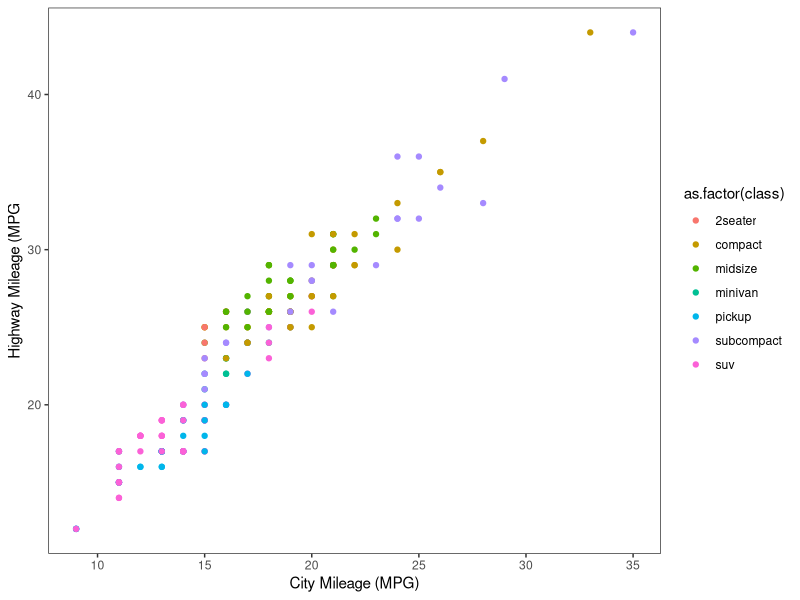
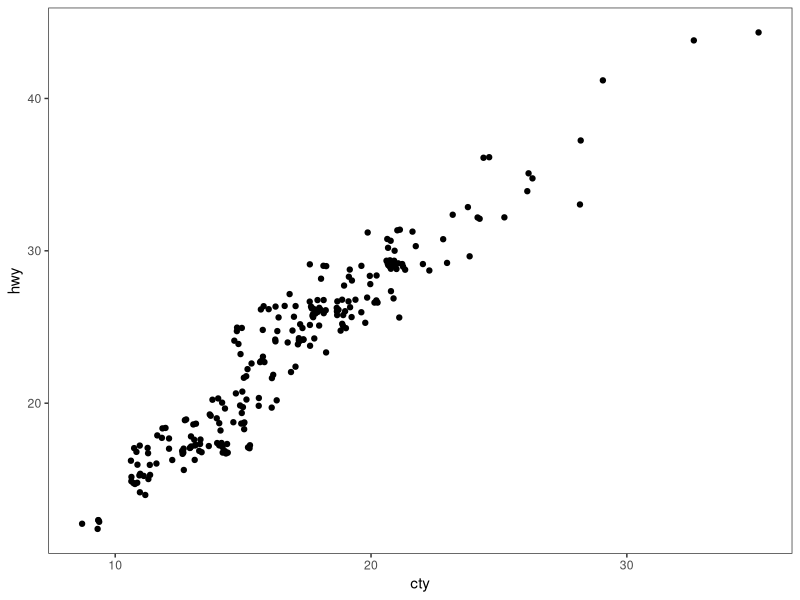
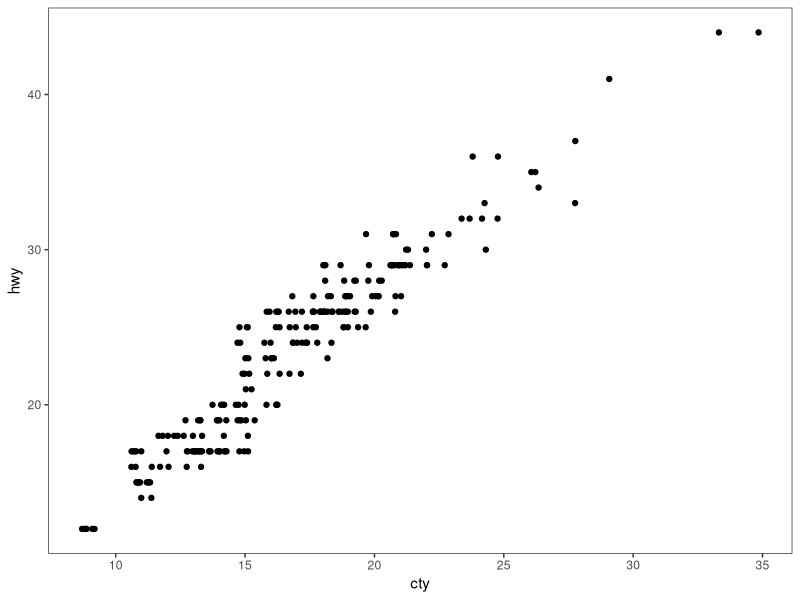
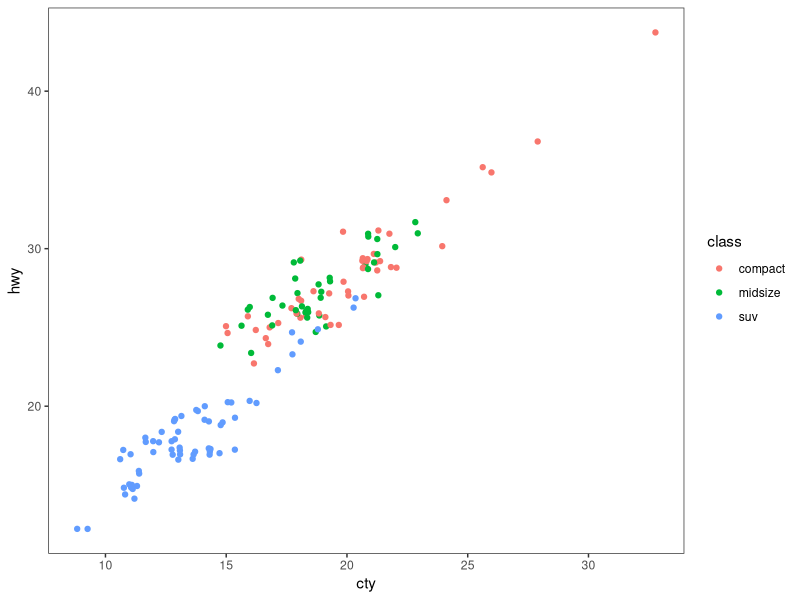
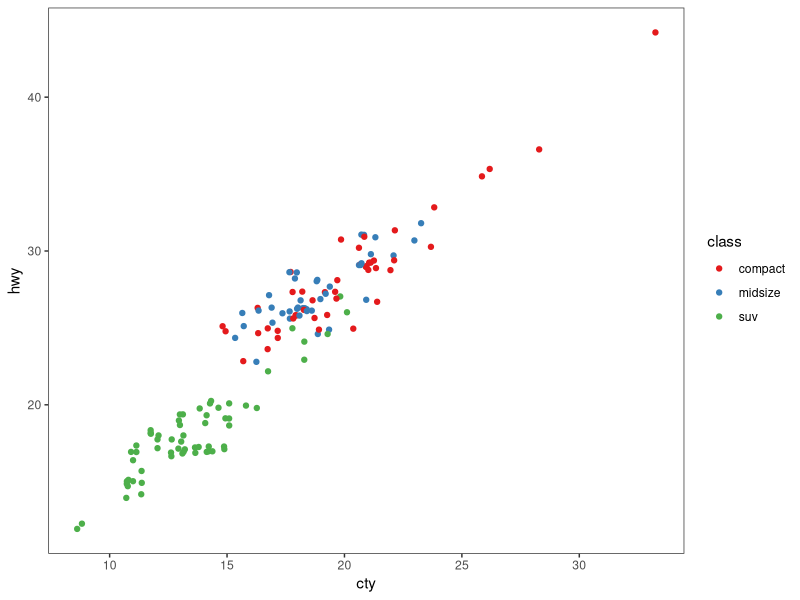
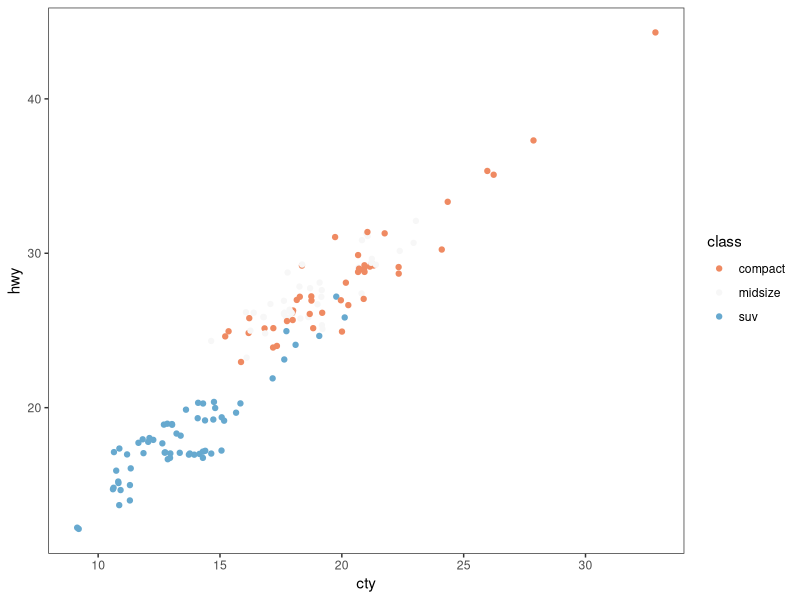
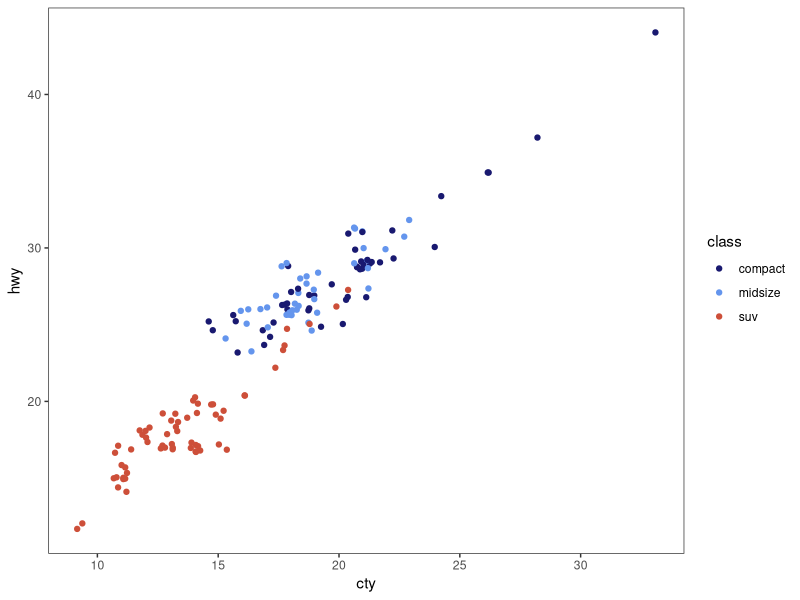
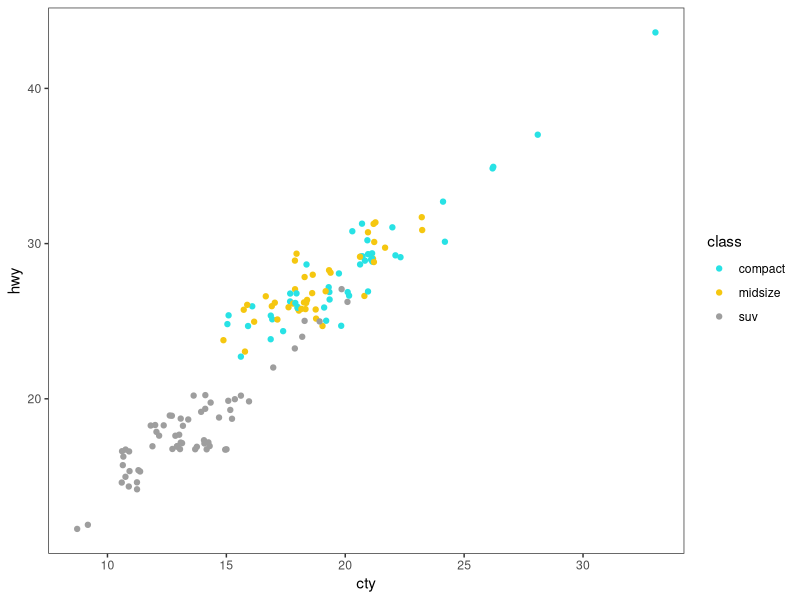

The R source for these figures, in order: (Note: this script raises an error after producing the figures.)
# ---------------------------------------------------------- #
#### MODULE 3: Plot even more data!                       ####               
# ---------------------------------------------------------- #

## OBJECTIVE:
# 1. To develop a "grammar of graphics".
# 2. To become comfortable using ggplot2 for exploratory data visualization.


# ---------------------------------------------------------- #
#### SET UP:                                              ####
# ---------------------------------------------------------- #
# REMINDER: In RStudio, open the Rproject for our course (UNCG_DataWrangling), 
# pull any changes from GitHub, and navigate to the branch you created for 
# yourself (just a single branch for the whole semester) in RStudio's Git tab.
# Open this week's assignment in this new branch to complete and submit on GitHub.
# Ideally, you'll commit your answers a bit at a time as you work through
# this assignment, rather than committing all at once at the end.

# Reminder of some helpful resources for graphing in R:
# ggplot Cookbook: http://www.cookbook-r.com/Graphs/
# Official ggplot2 Book: https://ggplot2-book.org/
# Themes in ggplot2: https://ggplot2-book.org/polishing.html#themes

# In ggplot2, aesthetic means “something you can see”. Each aesthetic is a
# mapping between a visual cue and a variable.
# Examples include:
# position (i.e., on the x and y axes)
# color (“outside” color)
# fill (“inside” color)
# shape (of points)
# line type
# size

# Each type of geometric object (geom) accepts only a subset of all aesthetics.
# Refer to the geom help pages to see what mappings each geom accepts. Aesthetic
# mappings are set with the aes() function.

# TASK: We will be using the ggplot2 package for graphing. Fortunately, ggplot2 
# is nested within the tidyverse package (along with many others).
# Start by writing code to load the tidyverse library.
# HINT: see the end of assignment #1 if you forgot how to load a package.
library(tidyverse)

# TASK: Write code below to set your theme to black and white and both your major
# AND minor gridlines to element_blank for all plots you'll be making today.
# HINT: Check back to last week's assignment section 1.9 for setting themes for
# all plots.
theme_set(theme_bw())
theme_update(panel.grid.major=element_blank(),
             panel.grid.minor=element_blank())

# ---------------------------------------------------------- #
#### 1.0 CORRELATION                                      ####
# ---------------------------------------------------------- #

# We learned how to make correlations last week, but it never hurts to get
# more practice! Let's start by using a data set built into ggplot2.
# The mpg dataset looks at the gas efficiency of different cars. Run the following
# code to load the data:
data(mpg, package = "ggplot2")

# TASK: Create a scatterplot (i.e., a dot plot) to relate city and highway mileage.
# Color the points by the class of car (class column) and label the x and y axis 
# to be more informative (City Mileage (MPG) vs Highway Mileage (MPG)).
# HINT: Refer back to last week's assignment or the ggplot help resources if you 
# forget how to make a scatterplot.
ggplot(data=mpg, aes(x=cty, y=hwy))+
  geom_point(aes(color=as.factor(class)))+
  xlab("City Mileage (MPG)")+
  ylab("Highway Mileage (MPG")

# Looks alright, but the graph may be hiding some information...
# QUESTION: How many data points are in the mpg dataframe?
## there are 234 observations

# QUESTION: Approximately how many dots are in the graph you just made? How does
# that compare to the number of observations in the dataframe?
## around 80, this is much less than the number of observations

# Try another correlation-focused geom that addresses this problem by running
# the following code:
ggplot(data=mpg, aes(x=cty, y=hwy)) + 
  geom_jitter()


# QUESTION: What happened when you created the plot with geom_jitter?
## it looks like it's using all of the observations, it is also a lot more clustered rather than grid like which
## is what geom_point returned

# QUESTION: Run the code to create a plot using geom_jitter a second time. Then run it
# again and again. What happens each time? Why is this happening?
## it's shifting the data points and changing the scales of the x and y axis. it adds variation to the location
## of each point

# TASK: The default in geom_jitter is to jitter (or slightly move) the points away
# from each other in both the x and y directions. Check the help file for geom_jitter
# and write code below to make a graph where you jitter points in only the x-dimension
# by 0.5.
ggplot(data=mpg, aes(x=cty, y=hwy)) + 
  geom_jitter(height=F)

# ---------------------------------------------------------- #
#### 1.1 DETOUR! COLORS, COLORS, COLORS                   ####
# ---------------------------------------------------------- #

# Our world is so colorful, and our graphs can be too! But we want to be mindful
# of our color choices to not only be beautiful, but also informative and accessible.

# TASK: Create a new dataframe that filters our mpg data down to only information
# for car classes compact, midsize, and suv using an %in% statement. Name your 
# new dataframe mpgSubset.
# HINT: Refer back to the Transform assignment if you want help with %in% (or 
# try googling!)
mpgSubset <- mpg %>% 
  filter(mpg$class %in% c("compact", "midsize", "suv"))

# ggplot has lots of nice (and some not so nice) built-in color palettes that we 
# can use to fill our bars with color. Try running the following code:
ggplot(data=mpgSubset, aes(x=cty, y=hwy, color=class)) +
  geom_jitter()

# The code above supplies us with ggplot's default color palette, which I find not
# so pleasing. Let's try to change this!

# We can add a statement specifying the scale of colors we would prefer. One way
# to do this is to use other pre-set palettes from ggplot. Run the code below to 
# ask ggplot to use the color brewer's palette called Set 1.
ggplot(data=mpgSubset, aes(x=cty, y=hwy, color=class)) +
  geom_jitter() +
  scale_color_brewer(palette="Set1")

# Alternatively, we could use the "RdBu" palette:
ggplot(data=mpgSubset, aes(x=cty, y=hwy, color=class)) +
  geom_jitter() +
  scale_color_brewer(palette="RdBu")

# QUESTION: Investigate the color brewer's range of palettes at this website: 
# https://r-graph-gallery.com/38-rcolorbrewers-palettes.html
# What do you notice about the colors chosen from each of the palettes that we
# used above? (i.e., does it use the first three colors in the palette? The last
# three? Some other combination?)
## Set1 used the first three colors
## RdBu used the middle three colors it looks like

# We could also pick out EXACTLY which colors we want for our figure. 
# There are 4 main ways to specify colors in R:
### by name
### by number
### by Hex code
### with the rgb() function

# By Name: R allows you to call more than 600 colors by name! Run the following
# code to see a list:
colors()

# We can put in the colors we chose for each variable by adding the 
# scale_color_manual() function to our plot. Try it out by running the following
# code:
ggplot(data=mpgSubset, aes(x=cty, y=hwy, color=class)) +
  geom_jitter() +
  scale_color_manual(values=c('midnightblue', 'cornflowerblue', 'tomato3'))


# You can also chose colors by number, which are assigned in R.

# TASK: Copy and paste the code to make our scatterplot and replace the color names
# with three numbers of your choice (between 1 and 657). How does your new figure look?
# HINT: remember to remove the quotation marks when calling numbers.
ggplot(data=mpgSubset, aes(x=cty, y=hwy, color=class)) +
  geom_jitter() +
  scale_color_manual(values=c(5, 23, 200))

# QUESTION: How do you think you could figure out which color name belongs to
# each color number?
# HINT: Try creating a dataframe from color() by passing it into the
# as.data.frame() function.

# You can also chose colors by Hex code. A Hex color code is a 6-symbol code made
# of up to three 2-symbol elements (6 symbols in length all together). Each of 
# the 2-symbol elements represents a color value in the Red-Green-Blue (RGB) color
# scale from 0 to 255. Hex codes are written with a # in front of them. Let's try
# out calling our colors using hex code.
ggplot(data=mpgSubset, aes(x=cty, y=hwy, color=class)) +
  geom_jitter() +
  scale_color_manual(values=c('#191970', '#6495ED', '#FF6347'))

# There are two great things about hex codes. First, you can call ANY color you 
# want with a hex code. That is, you're not limited to the 657 colors that are
# in ggplot. By specifying the color by hex code, you can pick literally anything!

# TASK: Google the search term "color picker". This should bring up google's color
# picker (in addition to a billion other color picking websites). Use this color
# picker to generate the hex codes for three new colors of your choice. Then copy
# and paste the above code, replacing the hex codes with your color choices.
ggplot(data=mpgSubset, aes(x=cty, y=hwy, color=class)) +
  geom_jitter() +
  scale_color_manual(values=c('#d99aec', '#9aecd0', '#9ab5ed'))

# The second great thing about hex codes is that you can control the transparency
# of your colors. Transparency is set in a hex code by adding two extra symbols
# to the end, which together make up the "alpha" element. Adding 00 to the end 
# of your hex code will make your color completely transparent, while adding FF 
# to the end will make it completely opaque. Any number/letters in-between will 
# result in partial transparency. You can find a complete list of transparencies
# between 0-100% here: https://gist.github.com/lopspower/03fb1cc0ac9f32ef38f4

# TASK: Try out transparency by copying and pasting your graph code below and
# adding the alpha element to the end of each of your hex codes to make your
# first color 0% transparent, your second color 50% transparent, and your third
# color 100% transparent.
ggplot(data=mpgSubset, aes(x=cty, y=hwy, color=class)) +
  geom_jitter() +
  scale_color_manual(values=c('#d99aec00', '#9aecd080', '#9ab5edFF'))

# QUESTION: What happened to the point that you set to 100% transparent?
## it isn't visible

# Finally, we can set our colors using the rgb() function. This operates very
# similarly to the hex code, where you can pick exactly the color and transparency
# you want. Try it out by running the following code:
ggplot(data=mpgSubset, aes(x=cty, y=hwy, color=class)) +
  geom_jitter() +
  scale_color_manual(values=c(rgb(.10, .10, .44, .5), rgb(.39, .58, .93, .5), rgb(1.0, .39, .28, .5)))

# TASK: Modify the above code to make all of your points 50% transparent.

# There are so many inventive and artistic people in the world who have expanded
# the offerings for colors in ggplot. Check out some notable ones listed below
# when choosing colors for this assignment.
### Color-blind friendly palettes: https://github.com/JLSteenwyk/ggpubfigs
### Color palettes from vintage National Parks posters: https://github.com/katiejolly/nationalparkcolors
### Color palettes based on Wes Anderson movies: https://github.com/karthik/wesanderson
### Color palettes from famous Dutch paintings: https://github.com/EdwinTh/dutchmasters


# ---------------------------------------------------------- #
#### 1.2 DETOUR! LEGENDS                                  ####
# ---------------------------------------------------------- #

# When you specify colors in your ggplot code, R throws in a bonus legend for free!
# However, this legend is often not as clear or visually appealing as we might 
# prefer. But as with all geometric objects in ggplot, legends can be easily altered.

# Run the following code to create a scatter plot. Feel free to modify the colors
# as you prefer!
ggplot(data=mpgSubset, aes(x=cty, y=hwy, color=class)) +
  geom_jitter()

# QUESTION: Where did ggplot get the legend title and values from?
## the legend values are from the class of vehicle and the title is the title of the class column

# We could change the title and values in our legend by altering the dataframe
# we are passing into ggplot. But that seems a bit drastic. Instead, we can 
# lean on the same code that specifies our color picks to alter the legend text.
# Try it out by running the following code:
ggplot(data=mpgSubset, aes(x=cty, y=hwy, color=class)) + 
  geom_jitter() + 
  scale_color_manual(values=c('#FCBA03', '#380754', '#496916'), # assigning the colors
                     name='Class of Car', # specifying the legend title
                     breaks=c('suv', 'midsize', 'compact'), # setting the order of values in the legend
                     labels=c('SUV', 'Midsize', 'Compact')) # renaming the values in the legend


# TASK: Label each line of the code above with what it is doing.
# HINT: Check the scale_color_manual help file or ggplot Cookbook for more info.


# IMPORTANT: It is important to pay attention to the order you provide ggplot with 
# your color choices and legend labels! Try running the following code:
ggplot(data=mpgSubset, aes(x=cty, y=hwy, color=class)) + 
  geom_jitter() + 
  scale_color_manual(values=c('#FCBA03', '#380754', '#496916'), 
                     name='Class of Car', 
                     breaks=c('suv', 'midsize', 'compact'), 
                     labels=c('Compact', 'SUV', 'Midsize')) 


# QUESTION: What is wrong with the code above? Why is it so important to be
# careful with the order you pass information into ggplot?
## the labels we set on the last line of code are in the wrong order. 
## ggplot ignored the order we set using breaks and ordered the values by the labels=c()


# While changing the legend text and factor order takes place in the scale_color_manual
# step, moving the legend around on the graph page is part of the graph theme. We
# can try this out using the code below:
ggplot(data=mpgSubset, aes(x=cty, y=hwy, color=class)) + 
  geom_jitter() + 
  theme(legend.position='bottom')


# TASK: Modify the code above to have the legend display along the bottom of
# the figure.


# We can also have the legend located within the area of the graph itself! We can 
# do this by specifying the coordinates for where the legend should go within the
# graph axes. First we set the legend position and then we set the anchoring 
# position by justifying the legend.
### bottom left: 0,0
### bottom right: 1,0
### top left: 0,1
### top right: 1,1

# Try it out by running the following code:
ggplot(data=mpgSubset, aes(x=cty, y=hwy, color=class)) + 
  geom_jitter() + 
  theme(legend.position=c(1,0), legend.justification=c(1,0))

# QUESTION: What happens if you don't include the code for legend justification
# above?
## it doesn't stay within the bounds of the graph

# TASK: Copy and paste the code from above. Modify it to place the legend in the
# upper left part of the graph.
ggplot(data=mpgSubset, aes(x=cty, y=hwy, color=class)) + 
  geom_jitter() + 
  theme(legend.position=c(0,1), legend.justification=c(0,1))

# Finally, we might want to remove the legend altogether! We would do so by
# modifying the theme as well. 

# TASK: Check the ggplot cookbook to find the legends section. Read what it says 
# about removing the legend. Then copy and paste the graph code from above. Modify
# the code to remove the legend.
ggplot(data=mpgSubset, aes(x=cty, y=hwy, color=class)) + 
  geom_jitter() + 
  theme(legend.position = "none")

# ---------------------------------------------------------- #
#### 2.0 DEVIATION                                        ####
# ---------------------------------------------------------- #

# Used to compare variation in values between small number of items (or categories) 
# with respect to a fixed reference.

# Whether the graphical type is a deviation graph or a composition graph (or a 
# ranking graph) may depend on the underlying data structure.

# We used geom_bar() last week with factor data to create a bar graph. But
# geom_bar() is a bit tricky because it can make EITHER a bar graph or a histogram
# depending on the data you give it. The default of geom_bar() is to set stat to 
# count so if you give it just a continuous x value, it will make a histogram. Try
# it with the following code:
ggplot(data=mpg, aes(x=hwy)) + 
  geom_bar()

# In order to have the geom create bars and not a histogram, you must:
# 1) Set stat = identity
# 2) Provide both an x and a y inside the aes(), where x is either a character 
# or factor and y is numeric.

# TASK: Create a dataframe of summary statistics for the mpg data, calculating the
# mean, standard deviation, and standard error for highway mpg grouping by class.
# Name the resulting dataframe highwayMPG and your new variables hwy_mean, hwy_sd,
# and hwy_se.
# HINT: Look back at the Transform assignment if you forget how to summarize the
# data. Also recall, standard error = 1.96*standard deviation.


# TASK: Create a bar graph showing the average highway MPG on the y-axis and 
# car class on the x-axis. Fill the bars by class. Add in error bar caps that are 20%
# the width pf the bars.
# HINT: Don't forget to change stat from the default in your geom_bar() statement!


# ---------------------------------------------------------- #
#### 2.1 DETOUR! COLORS AND LEGENDS, AGAIN                ####
# ---------------------------------------------------------- #

# Recall that some geometric elements require fills instead of (or sometimes in
# addition to) colors.

# TASK: Create a bar graph with the mpg summary stats with the following parameters:
# (1) Black bar outline
# (2) Bars filled with the color brewer palette "Dark2" using the scale_fill_manual
#     statement
# (3) No legend
# (4) Informative x- and y-axis labels. 

# HINT: Carefully consider whether your color and/or fill should go within an aes() 
# statement, the scale_fill_manual or scale_color_manual statements, or neither.
# If in doubt, try a bunch of ways until it looks how we want it. And consult 
# your helpful ggplot resources on the web.


# ---------------------------------------------------------- #
#### 2.2 DETOUR! AXIS MODIFICATIONS                       ####
# ---------------------------------------------------------- #

# Run the following code, feeling free to modify colors as you prefer:
ggplot(data=highwayMPG, aes(x=class, y=hwy_mean, fill=class)) +
  geom_bar(stat='identity') 

# QUESTION: Where is ggplot getting the x-axis tick labels from?


# Often our tick labels are not the best. We can modify them to be more informative
# or visually appealing by directly modifying the dataframe, but again this feels
# a bit extreme. Instead, we can directly modify the scale of the axis. For axes
# that deal with categories, we are setting the discrete scale. Try it out by
# running the following code:
ggplot(data=highwayMPG, aes(x=class, y=hwy_mean, fill=class)) +
  geom_bar(stat='identity') +
  scale_x_discrete(labels=c('sport', 'compact', 'midsize', 'minivan', 'pickup', 'subcompact', 'SUV'))

# We can also change the scale of the continuous axes, including how large they are
# and where the tick marks fall as follows:
ggplot(data=highwayMPG, aes(x=class, y=hwy_mean, fill=class)) +
  geom_bar(stat='identity') +
  scale_y_continuous(breaks=seq(0, 50, 10)) +
  coord_cartesian(ylim=c(0,50))

# QUESTION: Try running the code above without the coord_cartesian() statement. 
# What is surprising about the resulting graph? Based on this result, what do you
# think the coord_cartesian() statement does?


# We can also add a statement into the scale discrete or continuous statements
# to name our axes, rather than putting in a whole separate step of xlab() or ylab().
# Try it out with the following code:
ggplot(data=highwayMPG, aes(x=class, y=hwy_mean, fill=class)) +
  geom_bar(stat='identity') +
  scale_x_discrete(name='Class of Car') +
  scale_y_continuous(name='Mean Highway MPG')


# Finally, we can flip our axes easily in ggplot as follows:
ggplot(data=highwayMPG, aes(x=class, y=hwy_mean, fill=class)) +
  geom_bar(stat='identity') +
  coord_flip()


# TASK: Let's put it all together. Make a graph of the mpg summary stats with the
# following specifications:
# (1) color by class of car using a color scheme of your choice (not the default)
# (2) plot the class of car on the x-axis and the highway MPG on the y axis
# (3) include better names for the x- and y-axis titles
# (4) include better names for the car classes
# (5) set the scale of the highway mpg to run from 0 to 30 with breaks every 5 
# (6) flip your axes
# (7) remove the legend


# ---------------------------------------------------------- #
#### 3.0 RANKING                                          ####
# ---------------------------------------------------------- #
# Used to compare the position or performance of multiple items with respect to 
# each other. Actual values matters somewhat less than the ranking.

# TASK: Create a dataframe of summary statistics for the mpg data, calculating the
# mean, standard deviation, and standard error for CITY mpg grouping by class.
# Name the resulting dataframe cityMPG and your new variables city_mean, city_sd,
# and city_se.
# HINT: Look back at the Transform assignment if you forget how to summarize the
# data. Also, standard error = 1.96*standard deviation.


# Now we want to plot our data in order from smallest to largest city MPG to get
# a ranking. To do so, we need to use the reorder() function to rearrange the data
# going into our x-axis.
ggplot(cityMPG, aes(x=reorder(class, city_mean), y=city_mean)) + 
  geom_bar(stat="identity")

# TASK: Recreate the above ranking figure to include the following:
# (1) class of car on the x-axis with informative axis and tick labels
# (2) MPG ordered from highest to lowest (hint: try google if you're unsure)
# (3) bars with dary grey outlines and filled by class with your favorite color scheme
# (4) error bars with end caps 30% the width of the bars
# (5) y-axis from 0 to 30 with tick marks every 5
# (6) no legend.


# ---------------------------------------------------------- #
#### 4.0 DISTRIBUTION                                     ####
# ---------------------------------------------------------- #
# When you have lots and lots of data points and want to study where and how the
# data points are distributed.

# Histograms can be accomplished with either geom_bar() or geom_histogram()
ggplot(mpg, aes(hwy)) + 
  geom_histogram()

# TASK: Recreate the graph above, but using geom_bar() instead


# TASK: Try making a histogram with the categorical variable 'manufacturer'.
# What error message do you get?


# QUESTION: What happens when you follow the advice of the error message and 
# make stat='count'?
ggplot(mpg, aes(manufacturer)) + 
  geom_histogram(stat="count")


# TASK: Make a boxplot comparing the distribution of cty (city mileage) for
# each class of car.
# HINT: Look back to last week if you forget how to make a boxplot.


# We can also make a different type of distribution, a violin plot using the 
# geom_violin statement as follows:
ggplot(mpg, aes(x=class, y=cty)) + 
  geom_violin()

# QUESTION: What does a violin plot show? Check google if you're unsure.


# ---------------------------------------------------------- #
#### 5.0 COMPOSITION                                      ####
# ---------------------------------------------------------- #
# Bar charts and pie charts are classic ways of showing composition of a dataset.

# TASK: Let's get some data for this task by determining the number of cars from 
# each car manufacturer in our mpg dataframe. We can do this as follows:
manufacturerFreq <- mpg %>% 
  group_by(manufacturer) %>% 
  summarize(frequency=length(manufacturer)) %>% 
  ungroup()

# TASK: Make a bar graph of the number of cars (frequency) by manufacturer using
# the dataframe we created above.


# We can switch the bar chart you created above into a pie chart simply by changing
# the coordinate system through a series of steps as follows:

ggplot(manufacturerFreq, aes(x=manufacturer, y=frequency)) +
  geom_bar(stat="identity") +
  coord_polar()

ggplot(manufacturerFreq, aes(x=manufacturer, y=frequency, fill=manufacturer)) +
  geom_bar(stat="identity") +
  coord_polar()

ggplot(manufacturerFreq, aes(x="", y=frequency, fill=manufacturer)) +
  geom_bar(stat="identity", width=1) +
  coord_polar()

ggplot(manufacturerFreq, aes(x="", y=frequency, fill=manufacturer)) +
  geom_bar(stat="identity", width=1) +
  coord_polar(theta="y")

ggplot(manufacturerFreq, aes(x="", y=frequency, fill=manufacturer)) +
  geom_bar(stat="identity", width=1) +
  coord_polar(theta="y", start=0) +
  theme_void() +
  theme(legend.title = element_text(size = 12.5), 
        legend.text  = element_text(size = 8.5),
        legend.key.size = unit(.75, "lines"))

# TASK: Annotate the code below to describe what each line does:
ggplot(manufacturerFreq, aes(x="", y=frequency, fill=manufacturer)) +
  geom_bar(stat="identity", width=1) +
  coord_polar(theta="y", start=0) +
  theme_void() +
  theme(legend.title = element_text(size = 12.5), 
        legend.text  = element_text(size = 8.5),
        legend.key.size = unit(.75, "lines"))


# ---------------------------------------------------------- #
#### 6.0 CHANGE                                           ####
# ---------------------------------------------------------- #

# Time series are often best visualized with line graphs. Let's try this out
# with some new data:
data("economics")

# TASK: Use the economics dataset to plot the number of people who are unemployed
# over time (unemploy vs date). Make a scatterplot, then connect the points with 
# lines using geom_line().
# HINT: use ?economics to get more information about this dataset.




# ---------------------------------------------------------- #
#### GROUPS AND MAPS                                      ####
# ---------------------------------------------------------- #

# Let's save these for group project options, this assignment is really long!









# REMEMBER: Save and push your script when you're done with this assignment!
